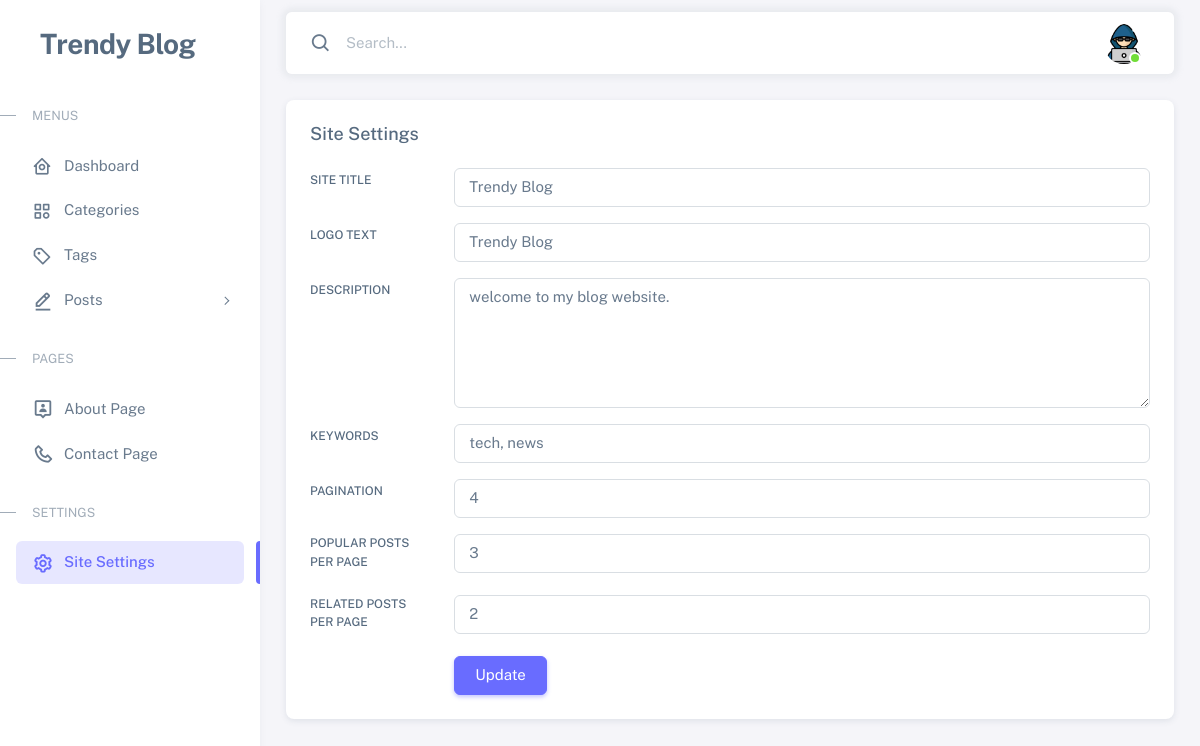
Screenshot of /admin/site_settings.php (signed in) with the database file from the repository.
### tables this page shows
CREATE TABLE `site_settings` (
  `id` bigint NOT NULL,
  `logo` varchar(255) DEFAULT NULL,
  `site_title` varchar(255) NOT NULL,
  `logo_text` varchar(255) NOT NULL,
  `description` text,
  `keywords` varchar(255) DEFAULT NULL,
  `pagination` tinyint DEFAULT NULL,
  `pop_per_page` tinyint DEFAULT NULL,
  `rel_posts_limit` tinyint DEFAULT NULL
);

### classes/Profile.php (called while the page is built, shortened)
<?php
$realPath = dirname(__FILE__);
require_once $realPath . './../lib/Database.php';
class Profile
{
  private $db;
  public function __construct()
  {
    $this->db = new Database();
  }
  public function getProfile()
  {
    try {
      $id = $_SESSION['id'];
      $query = "SELECT * FROM admins WHERE id = :id";
      $params = [
        ':id' => $id
      ];
      $result = $this->db->query($query, $params);
      return $result->fetch(PDO::FETCH_ASSOC);
    } catch (PDOException $e) {
      return $e->getMessage();
    }
  }
}

### lib/Database.php (called while the page is built, shortened)
<?php
class  Database
{
    private $host = DB_HOST;
    private $user = DB_USER;
    private $password = DB_PASS;
    private $database = DB_NAME;
    private $conn;
    private function connectDB()
    {
        try {
            $this->conn = new PDO("mysql:host={$this->host};dbname={$this->database}", $this->user, $this->password);
            $this->conn->setAttribute(PDO::ATTR_ERRMODE, PDO::ERRMODE_EXCEPTION);
        } catch (PDOException $e) {
            echo "Connection failed: " . $e->getMessage();
        }
    }
    public function query($sql, $params = [])
    {
        $stmt = $this->conn->prepare($sql);
        $stmt->execute($params);
        return $stmt;
    }
}

### classes/SiteSetting.php (called while the page is built, shortened)
<?php
$realPath = dirname(__FILE__);
require_once $realPath . './../lib/Database.php';
class SiteSetting{
 private $db;
 public function __construct()
 {
  $this->db = new Database();
 }
 public function getSiteSetting()
 {
  try {
   $query = "SELECT * FROM site_settings WHERE id = :id";
   $params = [":id" => 1];
   $result = $this->db->query($query, $params);
   return $result->fetch(PDO::FETCH_ASSOC);
  } catch (Exception $e) {
   $this->error = $e->getMessage();
  }
 }
}

### admin/site_settings.php (the view, shortened to what this page needs)
<?php
include_once('./layouts/head.php');
$settingObj = new SiteSetting();
$setting = $settingObj->getSiteSetting();
?>
<link rel="stylesheet" href="https://cdnjs.cloudflare.com/ajax/libs/toastr.js/latest/css/toastr.min.css">
</head>
<body>
 <div class="layout-wrapper layout-content-navbar">
  <div class="layout-container">
   <?php include_once './layouts/sidebar.php'; ?>
   <div class="layout-page">
    <?php include_once './layouts/navbar.php'; ?>
    <div class="content-wrapper">
     <div class="container-xxl flex-grow-1 container-p-y">
      <div class="row mb-4 justify-content-center">
       <div class="col-xxl">
        <div class="card mb-4">
         <div class="card-header d-flex align-items-center justify-content-between">
          <h5 class="mb-0">Site Settings</h5>
         </div>
         <div class="card-body">
          <form action="<?php echo $_SERVER['PHP_SELF']; ?>" method="POST">
           <div class="row mb-3">
            <div class="col-sm-2">
             <label for="category-name" class="form-label">Site title</label>
            </div>
            <div class="col-sm-10">
             <input type="text" class="form-control" name="site_title" id="category-name"
              value="<?php echo $setting['site_title'] ?? ''; ?>" />
            </div>
           </div>
           <div class="row mb-3">
            <div class="col-sm-2">
             <label for="category-name" class="form-label">Logo Text</label>
            </div>
            <div class="col-sm-10">
             <input type="text" class="form-control" name="logo_text" id="category-name"
              value="<?php echo $setting['logo_text'] ?? ''; ?>" />
            </div>
           </div>
           <div class="row mb-3">
            <div class="col-sm-2">
             <label class="form-label">Description</label>
            </div>
            <div class="col-sm-10 h-100">
             <textarea class="form-control" name="description" id="reply" cols="30" rows="5"><?php echo $setting['description'] ?? ''; ?></textarea>
            </div>
           </div>
           <div class="row mb-3">
            <div class="col-sm-2">
             <label for="category-name" class="form-label">Keywords</label>
            </div>
            <div class="col-sm-10">
             <input type="text" class="form-control" name="keywords" id="category-name"
              value="<?php echo $setting['keywords'] ?? ''; ?>" />
            </div>
           </div>
           <div class="row mb-3">
            <div class="col-sm-2">
             <label for="category-name" class="form-label">Pagination</label>
            </div>
            <div class="col-sm-10">
             <input type="number" class="form-control" name="pagination" id="category-name"
              value="<?php echo $setting['pagination'] ?? ''; ?>" />
            </div>
           </div>
           <div class="row mb-3">
            <div class="col-sm-2">
             <label for="category-name" class="form-label">Popular Posts Per Page</label>
            </div>
            <div class="col-sm-10">
             <input type="number" class="form-control" name="pop_per_page" id="category-name"
              value="<?php echo $setting['pop_per_page'] ?? ''; ?>" />
            </div>
           </div>
           <div class="row mb-3">
            <div class="col-sm-2">
             <label for="category-name" class="form-label">Related Posts Per Page</label>
            </div>
            <div class="col-sm-10">
             <input type="number" class="form-control" name="rel_posts_limit" id="category-name"
              value="<?php echo $setting['rel_posts_limit'] ?? ''; ?>" />
            </div>
           </div>
           <div class="row justify-content-end">
            <div class="col-sm-10">
             <button type="submit" name="submit" class="btn btn-primary">
              Update
             </button>
            </div>
           </div>
          </form>
         </div>
        </div>
       </div>
      </div>
     </div>
    </div>
   </div>
  </div>
 </div>
</body>
</html>

### admin/layouts/navbar.php (shortened to what this page needs)
<?php
$profileObj = new Profile();
$profile = $profileObj->getProfile();
?>
<nav class="layout-navbar container-xxl navbar navbar-expand-xl navbar-detached align-items-center bg-navbar-theme"
    id="layout-navbar">
    <div class="navbar-nav-right d-flex align-items-center" id="navbar-collapse">
        <div class="navbar-nav align-items-center">
            <div class="nav-item d-flex align-items-center">
                <i class="bx bx-search fs-4 lh-0"></i>
                <input type="text" class="form-control border-0 shadow-none" placeholder="Search..."
                    aria-label="Search..." />
            </div>
        </div>
        <ul class="navbar-nav flex-row align-items-center ms-auto">
            <li class="nav-item navbar-dropdown dropdown-user dropdown">
                <a class="nav-link dropdown-toggle hide-arrow" href="profile.php" data-bs-toggle="dropdown">
                    <div class="avatar avatar-online">
                        <img src="uploads/profile/<?php echo $profile['avatar']? $profile['avatar'] : 'default.png'; ?>" alt="" class="w-px-40 h-auto rounded-circle" />
                    </div>
                </a>
            </li>
        </ul>
    </div>
</nav>

### rows the page displays
site_settings: site_title "Trendy Blog", logo_text "Trendy Blog", description "welcome to my blog website.", keywords "tech, news", pagination "4", pop_per_page "3", rel_posts_limit "2"
